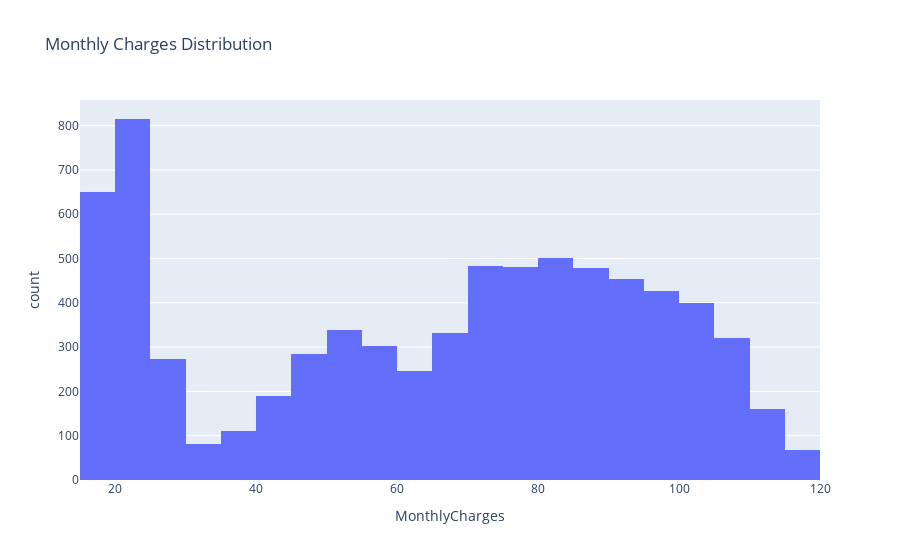

The code cell stored with this chart in its notebook:
### Code cell
fig = px.histogram(df, x="MonthlyCharges", nbins=30, title="Monthly Charges Distribution")
fig.show()

### Figure 1 — Plotly figure (JSON) as saved in the notebook; plotly's stock layout.template omitted (floating-point values rounded to 4 significant figures; data arrays with more than 128 entries replaced by an {"elided": "..."} marker saying what was removed)
{"data": [{"alignmentgroup": "True", "bingroup": "x", "hovertemplate": "MonthlyCharges=%{x}<br>count=%{y}<extra></extra>", "legendgroup": "", "marker": {"color": "#636efa", "pattern": {"shape": ""}}, "name": "", "nbinsx": 30, "offsetgroup": "", "orientation": "v", "showlegend": false, "type": "histogram", "x": {"elided": "7395 float values"}, "xaxis": "x", "yaxis": "y"}], "layout": {"barmode": "relative", "legend": {"tracegroupgap": 0}, "title": {"text": "Monthly Charges Distribution"}, "xaxis": {"anchor": "y", "domain": [0, 1], "title": {"text": "MonthlyCharges"}}, "yaxis": {"anchor": "x", "domain": [0, 1], "title": {"text": "count"}}}}
